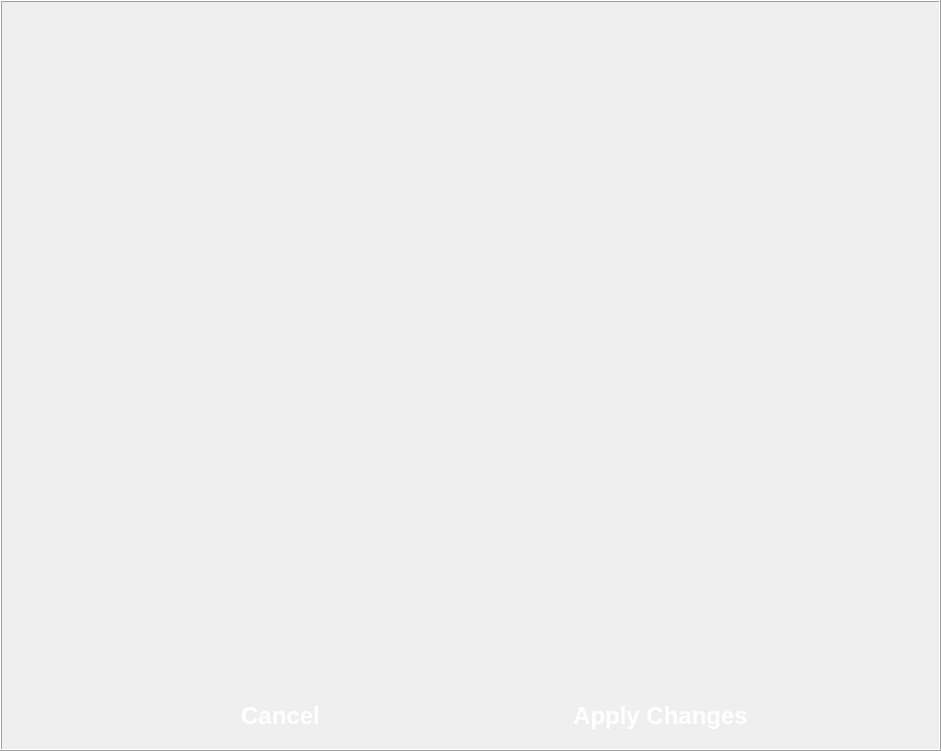
<?xml version="1.0" encoding="UTF-8"?>
<ui version="4.0">
 <class>Dialog</class>
 <widget class="QDialog" name="Dialog">
  <property name="geometry">
   <rect>
    <x>0</x>
    <y>0</y>
    <width>941</width>
    <height>751</height>
   </rect>
  </property>
  <property name="font">
   <font>
    <pointsize>7</pointsize>
   </font>
  </property>
  <property name="windowTitle">
   <string>Dialog</string>
  </property>
  <widget class="QLabel" name="label_2">
   <property name="geometry">
    <rect>
     <x>0</x>
     <y>0</y>
     <width>941</width>
     <height>751</height>
    </rect>
   </property>
   <property name="autoFillBackground">
    <bool>false</bool>
   </property>
   <property name="styleSheet">
    <string notr="true">QLabel {
    background: qlineargradient(
        x1: 0, y1: 0, x2: 1, y2: 0,
        stop: 0 #2a1f4d,
        stop: 0.4 #3d2b6b,
        stop: 1 #1e1b2e
    );
}</string>
   </property>
   <property name="frameShape">
    <enum>QFrame::Box</enum>
   </property>
   <property name="frameShadow">
    <enum>QFrame::Raised</enum>
   </property>
   <property name="text">
    <string/>
   </property>
  </widget>
  <widget class="QScrollArea" name="scrollArea">
   <property name="geometry">
    <rect>
     <x>10</x>
     <y>10</y>
     <width>921</width>
     <height>671</height>
    </rect>
   </property>
   <property name="styleSheet">
    <string notr="true">QScrollArea {
    background: transparent;
    border: none;
}

QScrollBar:vertical {
    background: #2c264d;
    width: 12px;
    border-radius: 6px;
}

QScrollBar::handle:vertical {
    background: #6a5acd;
    border-radius: 6px;
}</string>
   </property>
   <property name="widgetResizable">
    <bool>true</bool>
   </property>
   <widget class="QWidget" name="scrollAreaWidgetContents">
    <property name="geometry">
     <rect>
      <x>0</x>
      <y>0</y>
      <width>921</width>
      <height>671</height>
     </rect>
    </property>
   </widget>
  </widget>
  <widget class="QPushButton" name="apply_changes_button">
   <property name="geometry">
    <rect>
     <x>520</x>
     <y>700</y>
     <width>281</width>
     <height>31</height>
    </rect>
   </property>
   <property name="font">
    <font>
     <pointsize>18</pointsize>
     <weight>75</weight>
     <bold>true</bold>
    </font>
   </property>
   <property name="styleSheet">
    <string notr="true">QPushButton {
    background: qlineargradient(x1:0, y1:0, x2:1, y2:0,
        stop:0 #6a5acd, stop:1 #9d81ff);
    color: white;
    border-radius: 20px;
    font-weight: bold;
}

QPushButton:hover {
    background: qlineargradient(x1:0, y1:0, x2:1, y2:0,
        stop:0 #9d81ff, stop:1 #b19bff);
}</string>
   </property>
   <property name="text">
    <string>Apply Changes</string>
   </property>
   <property name="autoDefault">
    <bool>false</bool>
   </property>
   <property name="flat">
    <bool>true</bool>
   </property>
  </widget>
  <widget class="QPushButton" name="cancel_button">
   <property name="geometry">
    <rect>
     <x>140</x>
     <y>700</y>
     <width>281</width>
     <height>31</height>
    </rect>
   </property>
   <property name="font">
    <font>
     <pointsize>18</pointsize>
     <weight>75</weight>
     <bold>true</bold>
    </font>
   </property>
   <property name="styleSheet">
    <string notr="true">QPushButton {
    background: qlineargradient(x1:0, y1:0, x2:1, y2:0,
        stop:0 #6a5acd, stop:1 #9d81ff);
    color: white;
    border-radius: 20px;
    font-weight: bold;
}

QPushButton:hover {
    background: qlineargradient(x1:0, y1:0, x2:1, y2:0,
        stop:0 #9d81ff, stop:1 #b19bff);
}</string>
   </property>
   <property name="text">
    <string>Cancel</string>
   </property>
   <property name="autoDefault">
    <bool>false</bool>
   </property>
   <property name="flat">
    <bool>true</bool>
   </property>
  </widget>
 </widget>
 <resources/>
 <connections/>
</ui>
